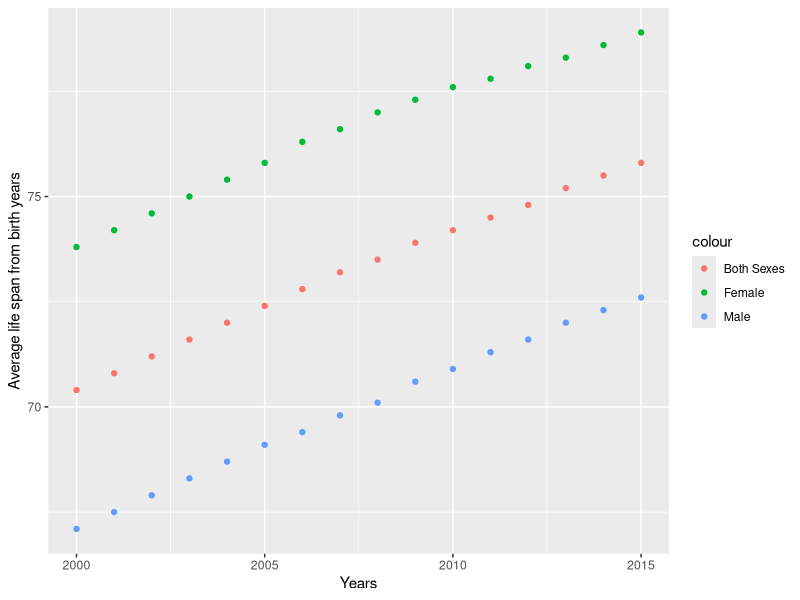

The R source for this figure:
library(ggplot2) 
setwd("/home/odelibalta/Study/Coursera/9_DevelopingDataProducts/ShinyApp/YearsLeft/data")

allData <- read.csv("data_adjusted.csv")

selectedCountry <- "Turkey"

countryData <- subset( allData, country == selectedCountry, select = c(year, lebfm, lebf, lebm) ) 

countryData$predFM <- predict( lm( lebfm ~ lebf, data = countryData ) )

countryDataPlot <- ggplot() + 
    geom_point(data = countryData, aes(x = year, y = lebfm , color = "Both Sexes")) +
    geom_point(data = countryData, aes(x = year , y = lebf , color = "Female"))  + 
    geom_point(data = countryData, aes(x = year , y = lebm , color = "Male"))  + 
    xlab('Years') +
    ylab('Average life span from birth years')

# countryData <- subset( allData, country == selectedCountry, select = c(year, lesixtyfm, lesixtyf, lesixtym) ) 

print(countryDataPlot)

# birthLifeMale <- qplot( ggplot(countryData, aes(x=lebfm, y=year, fill=variable)) + geom_bar(stat='identity') )



# print(birthLifeMale)


